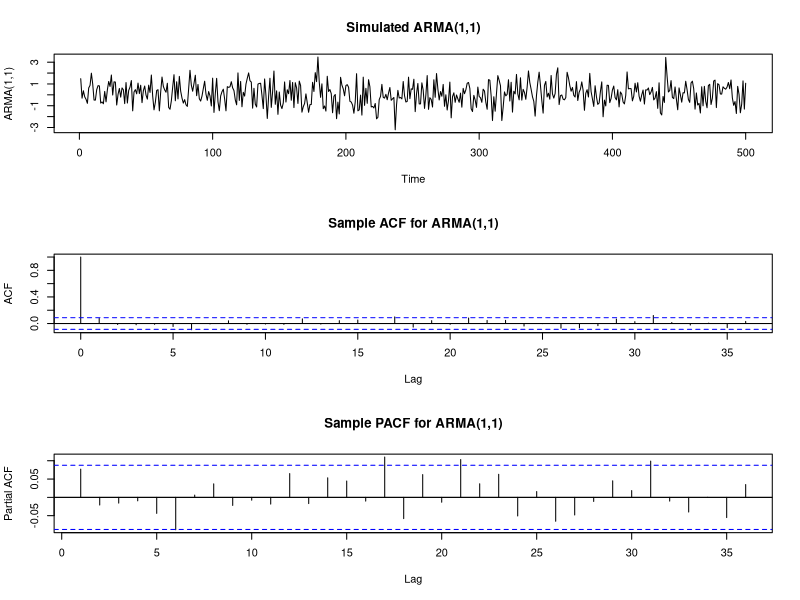
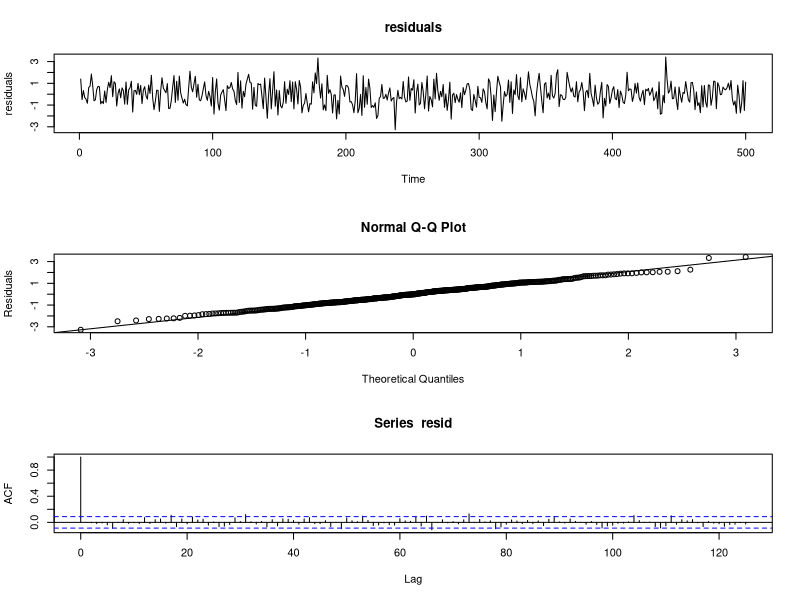
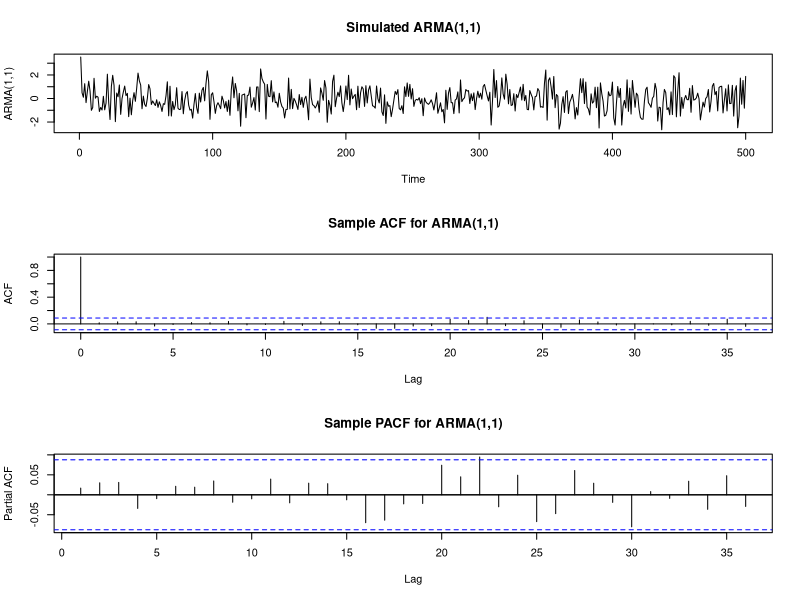
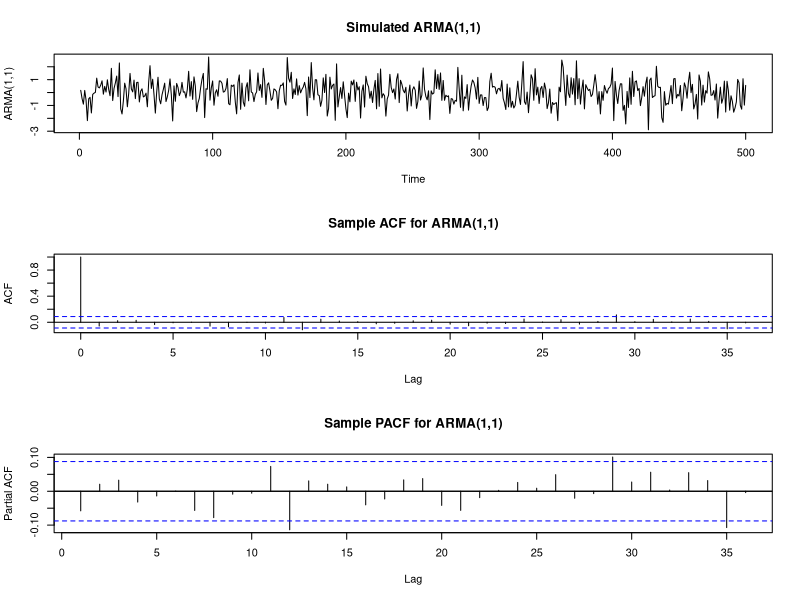

Reproduce these figures in R, in order.
par(mfrow=c(3,1))
set.seed(123456789)
prob1_arma11=arima.sim(list(order=c(1,0,1),ar=c(0.9),ma=c(-0.9)),n=500)
ts.plot(prob1_arma11,main="Simulated ARMA(1,1)",xlab="Time",ylab="ARMA(1,1)")
prob1_sacf=acf(prob1_arma11,lag.max=36,plot=TRUE,main="Sample ACF for ARMA(1,1)")
prob1_spacf=acf(prob1_arma11,lag.max=36,type=c("partial"),plot=TRUE,main="Sample PACF for ARMA(1,1)")
abline(h=0)

par(mfrow=c(3,1))
fit=arima(prob1_arma11,c(1,0,1))
fit
(1-pnorm(abs(fit$coef)/sqrt(diag(fit$var.coef))))*2
resid=residuals(fit)
ts.plot(resid,main="residuals",xlab="Time",ylab="residuals")
qqnorm(resid,ylab="Residuals")
qqline(resid)
acf(resid,125)
r2=resid^2
lb=Box.test(resid,lag=125,type="Ljung")
lb
lb2=Box.test(r2,lag=125,type="Ljung")
lb2

par(mfrow=c(3,1))
set.seed(987654321)
prob1_arma11=arima.sim(list(order=c(1,0,1),ar=c(0.9),ma=c(-0.9)),n=500)
ts.plot(prob1_arma11,main="Simulated ARMA(1,1)",xlab="Time",ylab="ARMA(1,1)")
prob1_sacf=acf(prob1_arma11,lag.max=36,plot=TRUE,main="Sample ACF for ARMA(1,1)")
prob1_spacf=acf(prob1_arma11,lag.max=36,type=c("partial"),plot=TRUE,main="Sample PACF for ARMA(1,1)")
abline(h=0)
par(mfrow=c(3,1))
fit=arima(prob1_arma11,c(1,0,1))
fit
(1-pnorm(abs(fit$coef)/sqrt(diag(fit$var.coef))))*2

par(mfrow=c(3,1))
set.seed(66666666)
prob1_arma11=arima.sim(list(order=c(1,0,1),ar=c(0.9),ma=c(-0.9)),n=500)
ts.plot(prob1_arma11,main="Simulated ARMA(1,1)",xlab="Time",ylab="ARMA(1,1)")
prob1_sacf=acf(prob1_arma11,lag.max=36,plot=TRUE,main="Sample ACF for ARMA(1,1)")
prob1_spacf=acf(prob1_arma11,lag.max=36,type=c("partial"),plot=TRUE,main="Sample PACF for ARMA(1,1)")
abline(h=0)
par(mfrow=c(3,1))
fit=arima(prob1_arma11,c(1,0,1))
fit
(1-pnorm(abs(fit$coef)/sqrt(diag(fit$var.coef))))*2